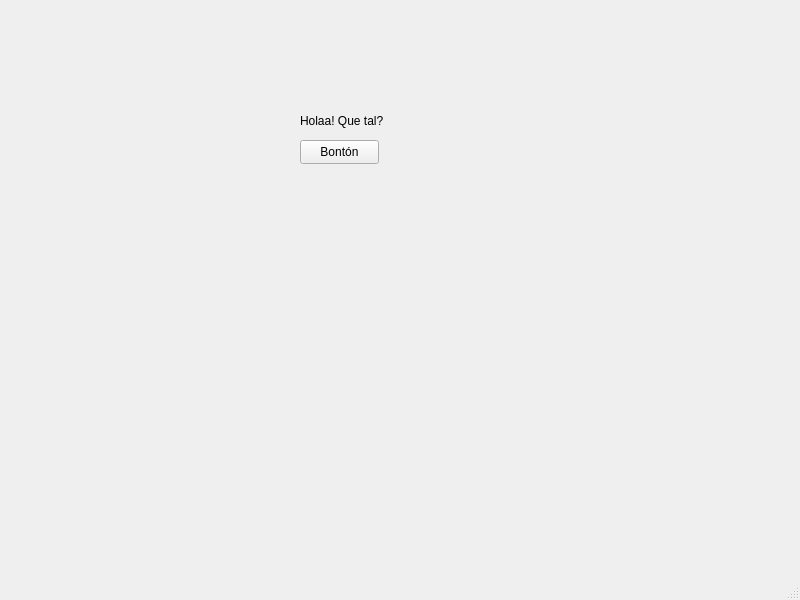
<?xml version="1.0" encoding="UTF-8"?>
<ui version="4.0">
 <class>MainWindow</class>
 <widget class="QMainWindow" name="MainWindow">
  <property name="geometry">
   <rect>
    <x>0</x>
    <y>0</y>
    <width>800</width>
    <height>600</height>
   </rect>
  </property>
  <property name="windowTitle">
   <string>MainWindow</string>
  </property>
  <widget class="QWidget" name="centralwidget">
   <widget class="QPushButton" name="bottun">
    <property name="geometry">
     <rect>
      <x>300</x>
      <y>140</y>
      <width>79</width>
      <height>24</height>
     </rect>
    </property>
    <property name="text">
     <string>Bontón</string>
    </property>
   </widget>
   <widget class="QLabel" name="label">
    <property name="geometry">
     <rect>
      <x>300</x>
      <y>110</y>
      <width>91</width>
      <height>21</height>
     </rect>
    </property>
    <property name="text">
     <string>Holaa! Que tal?</string>
    </property>
   </widget>
  </widget>
  <widget class="QMenuBar" name="menubar">
   <property name="geometry">
    <rect>
     <x>0</x>
     <y>0</y>
     <width>800</width>
     <height>33</height>
    </rect>
   </property>
  </widget>
  <widget class="QStatusBar" name="statusbar"/>
 </widget>
 <resources/>
 <connections/>
</ui>
